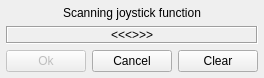
<?xml version="1.0" encoding="UTF-8"?>
<ui version="4.0">
 <author>R. Reucher</author>
 <class>JoystickFunctionScanner</class>
 <widget class="QDialog" name="JoystickFunctionScanner">
  <property name="geometry">
   <rect>
    <x>0</x>
    <y>0</y>
    <width>169</width>
    <height>68</height>
   </rect>
  </property>
  <property name="windowTitle">
   <string>Scanning joystick function</string>
  </property>
  <layout class="QGridLayout" name="gridLayout">
   <item row="0" column="0">
    <widget class="QLabel" name="labelStatus">
     <property name="sizePolicy">
      <sizepolicy hsizetype="Preferred" vsizetype="Fixed">
       <horstretch>0</horstretch>
       <verstretch>0</verstretch>
      </sizepolicy>
     </property>
     <property name="text">
      <string>Scanning joystick function</string>
     </property>
     <property name="alignment">
      <set>Qt::AlignCenter</set>
     </property>
    </widget>
   </item>
   <item row="1" column="0">
    <widget class="QLabel" name="labelJoystickFunction">
     <property name="frameShape">
      <enum>QFrame::Box</enum>
     </property>
     <property name="frameShadow">
      <enum>QFrame::Sunken</enum>
     </property>
     <property name="text">
      <string>&lt;&lt;&lt;&gt;&gt;&gt;</string>
     </property>
     <property name="alignment">
      <set>Qt::AlignCenter</set>
     </property>
    </widget>
   </item>
   <item row="2" column="0">
    <layout class="QHBoxLayout" name="horizontalLayout">
     <item>
      <widget class="QPushButton" name="pushButtonOk">
       <property name="enabled">
        <bool>false</bool>
       </property>
       <property name="focusPolicy">
        <enum>Qt::ClickFocus</enum>
       </property>
       <property name="toolTip">
        <string>Accept joystick function</string>
       </property>
       <property name="text">
        <string>Ok</string>
       </property>
       <property name="autoDefault">
        <bool>false</bool>
       </property>
      </widget>
     </item>
     <item>
      <widget class="QPushButton" name="pushButtonCancel">
       <property name="focusPolicy">
        <enum>Qt::ClickFocus</enum>
       </property>
       <property name="toolTip">
        <string>Cancel remapping of joystick function</string>
       </property>
       <property name="text">
        <string>Cancel</string>
       </property>
       <property name="autoDefault">
        <bool>false</bool>
       </property>
      </widget>
     </item>
     <item>
      <widget class="QPushButton" name="pushButtonClear">
       <property name="focusPolicy">
        <enum>Qt::ClickFocus</enum>
       </property>
       <property name="toolTip">
        <string>Clear custom key sequence</string>
       </property>
       <property name="text">
        <string>Clear</string>
       </property>
       <property name="autoDefault">
        <bool>false</bool>
       </property>
      </widget>
     </item>
    </layout>
   </item>
  </layout>
 </widget>
 <layoutdefault spacing="6" margin="6"/>
 <tabstops>
  <tabstop>pushButtonOk</tabstop>
  <tabstop>pushButtonCancel</tabstop>
 </tabstops>
 <resources>
  <include location="qmc2.qrc"/>
 </resources>
 <connections>
  <connection>
   <sender>pushButtonOk</sender>
   <signal>clicked()</signal>
   <receiver>JoystickFunctionScanner</receiver>
   <slot>accept()</slot>
   <hints>
    <hint type="sourcelabel">
     <x>44</x>
     <y>79</y>
    </hint>
    <hint type="destinationlabel">
     <x>7</x>
     <y>96</y>
    </hint>
   </hints>
  </connection>
  <connection>
   <sender>pushButtonCancel</sender>
   <signal>clicked()</signal>
   <receiver>JoystickFunctionScanner</receiver>
   <slot>reject()</slot>
   <hints>
    <hint type="sourcelabel">
     <x>153</x>
     <y>81</y>
    </hint>
    <hint type="destinationlabel">
     <x>168</x>
     <y>64</y>
    </hint>
   </hints>
  </connection>
 </connections>
</ui>
